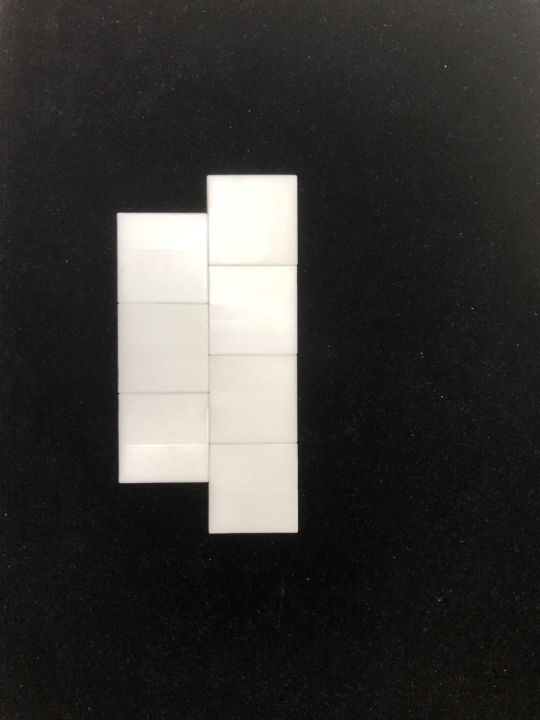
//> input picture 1.jpg, 1080 x 1440 px, given in place of 22.png, which was not available (shown at 1/2 size)
$ ./main 1.jpg   (built with g++ and OpenCV 4)
//> lines starting //> are read from the running program, lines starting //| are printed output that depends on the picture; after the words box and inside, x2 and y2 are one past the last pixel; in counts of white or black regions, pixels touching at a corner belong together; pictures that were not available may be replaced by others from this repository, and a replacement may not be noted
//> further down, img is the input picture: 1440 rows x 1080 cols, CV_8UC3; mean B, G, R 53.9, 56.6, 57.9
#include <iostream>
#include <opencv2/opencv.hpp>
using namespace std;
using namespace cv;

// [8 lines left out: function help, not called in this run]

static void floodFillPostprocess( Mat& img, const Scalar& colorDiff=Scalar::all(1) )
{
	CV_Assert( !img.empty() );
	RNG rng = theRNG();
	Mat mask( img.rows+2, img.cols+2, CV_8UC1, Scalar::all(0) );
	for( int y = 0; y < img.rows; y++ )
	{
		for( int x = 0; x < img.cols; x++ )
		{
			if( mask.at<uchar>(y+1, x+1) == 0 )
			{
				Scalar newVal( rng(256), rng(256), rng(256) );
				floodFill( img, mask, Point(x,y), newVal, 0, colorDiff, colorDiff );
			}
		}
	}
}

void meanshift(Mat &ori)
{
	clock_t start, finish;
	start = clock();
	Mat res = Mat::zeros(ori.size(),CV_8UC3);
	int spatialRad = 15;
	int colorRad = 15;
	int maxPyrLevel = 1;
	if (ori.empty()){
		vector<cv::Point2f> pp;
	}
	imshow("original img",ori);
	waitKey(0);
	pyrMeanShiftFiltering( ori, res, spatialRad, colorRad, maxPyrLevel );
	imshow( "mean_shift_res", res );
	waitKey(0);
	floodFillPostprocess( res, Scalar::all(2) );
	imwrite( "/home/lk/project/segment_new/mean_shift.jpg", res );
	imshow( "floodfill", res );
	waitKey(0);
	vector<vector<Point> > contours;
	vector<Vec4i> hierarchy;
}


Mat convertTo3Channels(const Mat& binImg)
{
	Mat three_channel = Mat::zeros(binImg.rows,binImg.cols,CV_8UC3);
	vector<Mat> channels;
	for (int i=0;i<3;i++)
	{
		channels.push_back(binImg);
	}
	merge(channels,three_channel);
	return three_channel;
}


// [35 lines left out: functions lapulas_img, log_ac, not called in this run]

Mat gamma_acc(Mat &image)
{
	Mat imageGamma(image.size(), CV_32FC3);
	for (int i = 0; i < image.rows; i++)
	{
		for (int j = 0; j < image.cols; j++)
		{
			imageGamma.at<Vec3f>(i, j)[0] = (image.at<Vec3b>(i, j)[0])*(image.at<Vec3b>(i, j)[0])*(image.at<Vec3b>(i, j)[0]);
			imageGamma.at<Vec3f>(i, j)[1] = (image.at<Vec3b>(i, j)[1])*(image.at<Vec3b>(i, j)[1])*(image.at<Vec3b>(i, j)[1]);
			imageGamma.at<Vec3f>(i, j)[2] = (image.at<Vec3b>(i, j)[2])*(image.at<Vec3b>(i, j)[2])*(image.at<Vec3b>(i, j)[2]);
		}
	}
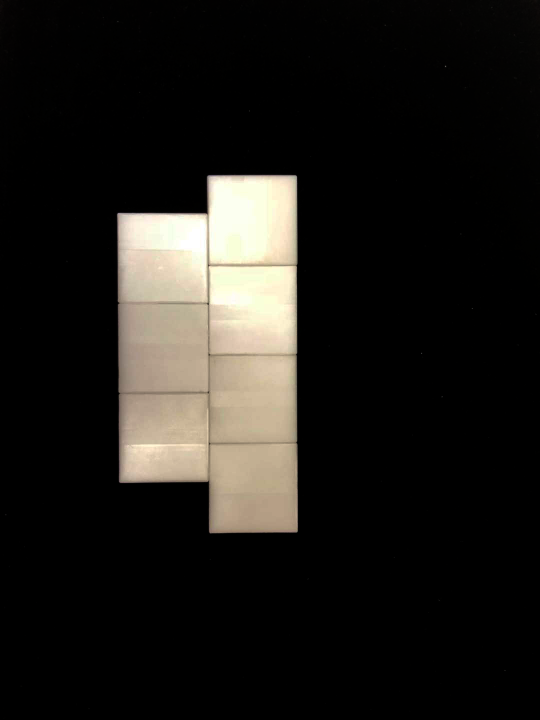
//> imageGamma: 1440 rows x 1080 cols, CV_32FC3 (shown at 1/2 size); mean B, G, R 1608404, 1842703.4, 1978976.9; drawn with min black and max white
	//归一化到0~255
	normalize(imageGamma, imageGamma, 0, 255, CV_MINMAX);
	//转换成8bit图像显示
	convertScaleAbs(imageGamma, imageGamma);
//> imageGamma: 1440 rows x 1080 cols, CV_8UC3
	imshow("伽马变换图像增强效果", imageGamma);
	waitKey();
	return imageGamma;
}
void pic_pro(Mat &img, Mat &img_canny_close)
{
	Mat gray,img_canny;
	//cv::resize(img,img,Size(540,720));
	Mat img1 = gamma_acc(img);//gamma_acc
	cvtColor(img1,gray,cv::COLOR_BGR2GRAY);
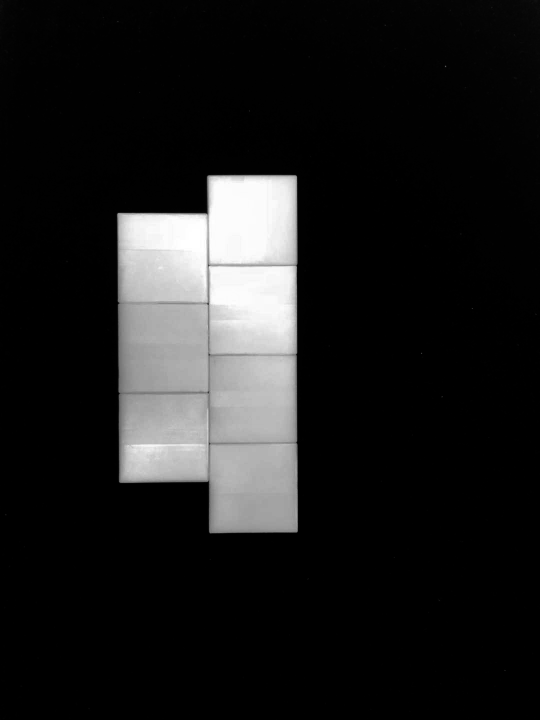
//> gray: 1440 rows x 1080 cols, CV_8UC1 (shown at 1/2 size); min 0, max 255, mean 28.6
	cv::Canny(gray,img_canny,30,250);
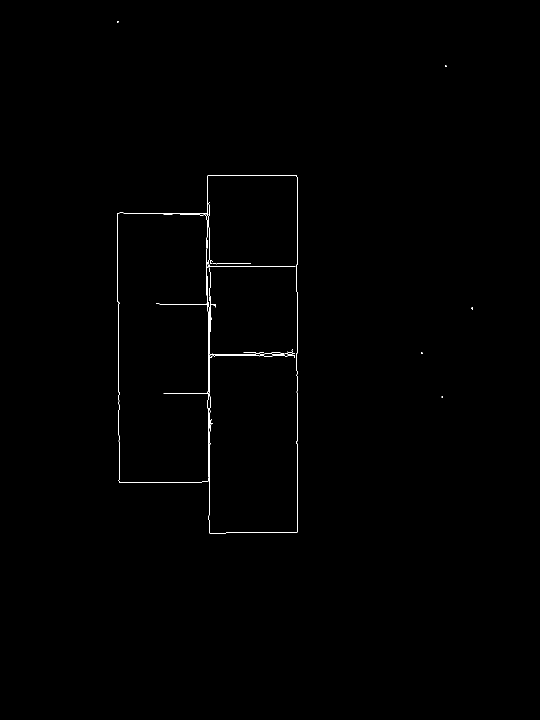
//> img_canny: 1440 rows x 1080 cols, CV_8UC1 (shown at 1/2 size); 0.29% white in thin lines or dots, all inside (x1, y1, x2, y2) = (234, 42, 946, 1067)
	Mat kernel = getStructuringElement(cv::MORPH_RECT,Size(5,5));
	cv::morphologyEx(img_canny,img_canny_close,cv::MORPH_CLOSE,kernel);
//> img_canny_close: 1440 rows x 1080 cols, CV_8UC1; 0.43% white; 6 white regions (5 under 20 px), largest, box (x1, y1, x2, y2) and area: (234, 350, 596, 1067) 6696
	cv::bitwise_not(img_canny_close,img_canny_close);
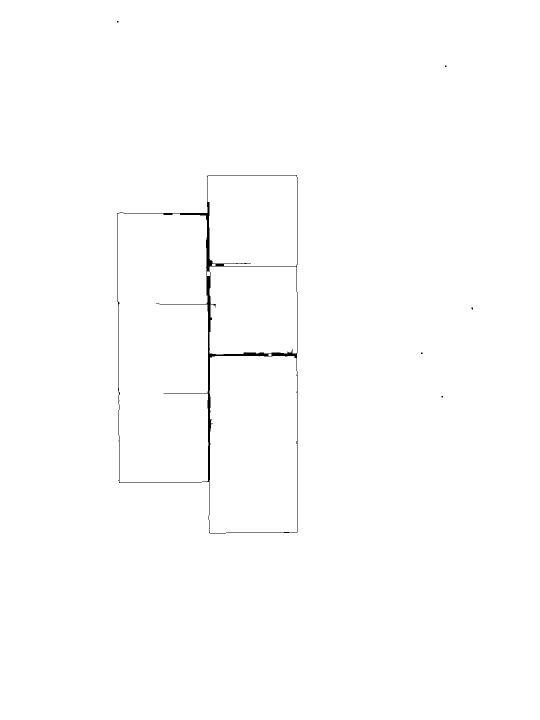
//> img_canny_close: 1440 rows x 1080 cols, CV_8UC1 (shown at 1/2 size); 99.6% white; 6 black regions (5 under 20 px), largest, box (x1, y1, x2, y2) and area: (234, 350, 596, 1067) 6696
	cv::imwrite("/home/lk/project/segment_new/result.png",img_canny_close);

}
int main(int argc, char *argv[])
{
	Mat img = cv::imread("/home/lk/project/new_segment/22.png");
	Mat pro_result;
	pic_pro(img, pro_result);
	imshow("img_ori",img);
	cv::waitKey(0);
	Mat pic_pro = convertTo3Channels(pro_result);
	meanshift(pic_pro);
//> after the loop in floodFillPostprocess, `for( int y = 0; y < img.rows; y++ )`:
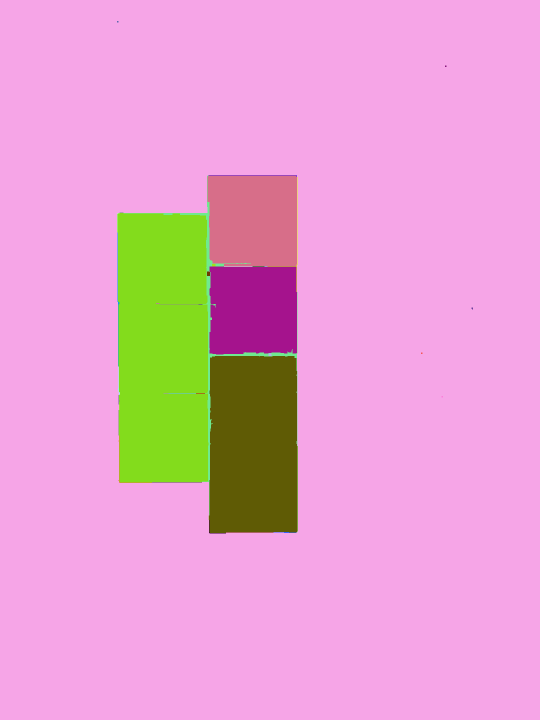
//> img: 1440 rows x 1080 cols, CV_8UC3 (shown at 1/2 size); mean B, G, R 205.6, 161.7, 230.2
//> after the loop in floodFillPostprocess, `for( int y = 0; y < img.rows; y++ )`: mask: 1442 rows x 1082 cols, CV_8UC1; every value is 1
	return 0;

}
